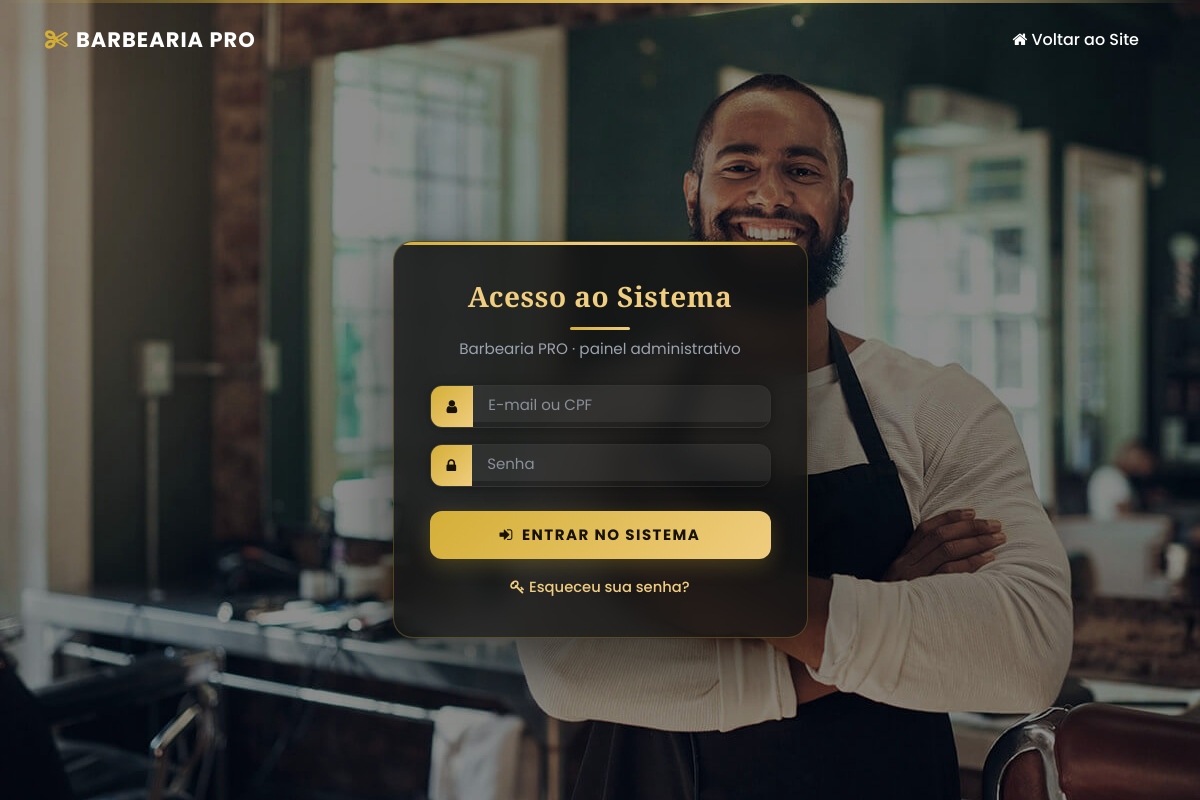
Page /sistema/index.php on the committed database.
### tables this page shows
CREATE TABLE `config` (
  `id` int(11) NOT NULL,
  `nome` varchar(50) NOT NULL,
  `email` varchar(50) NOT NULL,
  `telefone_fixo` varchar(20) DEFAULT NULL,
  `telefone_whatsapp` varchar(20) NOT NULL,
  `endereco` varchar(100) DEFAULT NULL,
  `logo` varchar(100) DEFAULT NULL,
  `icone` varchar(100) DEFAULT NULL,
  `logo_rel` varchar(100) DEFAULT NULL,
  `tipo_rel` varchar(10) DEFAULT NULL,
  `instagram` varchar(100) DEFAULT NULL,
  `tipo_comissao` varchar(25) NOT NULL,
  `texto_rodape` varchar(255) DEFAULT NULL,
  `img_banner_index` varchar(100) DEFAULT NULL,
  `texto_sobre` varchar(600) DEFAULT NULL,
  `imagem_sobre` varchar(100) DEFAULT NULL,
  `icone_site` varchar(100) NOT NULL,
  `mapa` varchar(1000) DEFAULT NULL,
  `texto_fidelidade` varchar(255) DEFAULT NULL,
  `quantidade_cartoes` int(11) NOT NULL,
  `texto_agendamento` varchar(30) DEFAULT NULL,
  `msg_agendamento` varchar(5) DEFAULT NULL,
  `segmento` varchar(20) NOT NULL DEFAULT 'barbearia'
);

### sistema/conexao.php (called while the page is built, shortened)
<?php
require_once(__DIR__ . '/tenant.php');
try {
    $pdo = new PDO("mysql:dbname=$banco;host=$servidor;port=$porta;charset=utf8", "$usuario", "$senha");
} catch (Exception $e) {
    if (getenv('SHOW_DB_ERROR') === '1') {
        echo 'Nao conectado ao Banco de Dados! <br><br>' . $e->getMessage();
    } else {
        echo 'Nao foi possivel conectar ao banco de dados. Verifique as configuracoes de conexao e se o banco foi importado.';
    }
    exit;
}
$nome_sistema      = 'Barbearia PRO';
$query = $pdo->query("SELECT * from config ");
if ($query) {
    $res = $query->fetchAll(PDO::FETCH_ASSOC);
    $total_reg = @count($res);
    if ($total_reg > 0) {
        $nome_sistema      = $res[0]['nome'];
        $img_banner_index  = $res[0]['img_banner_index'];
        $segmento          = (isset($res[0]['segmento']) && $res[0]['segmento'] !== '') ? $res[0]['segmento'] : 'barbearia';
    }
}
if (!function_exists('bb_aplicar_segmento')) {
    function bb_aplicar_segmento($seg)
    {
        global $nome_sistema_base, $img_banner_index_base, $imagem_sobre_base, $texto_sobre_base, $texto_rodape_base, $texto_agendamento_base;
        if (isset($nome_sistema_base) && $nome_sistema_base !== '') {
            $nome_sistema       = $nome_sistema_base;
            $img_banner_index   = $img_banner_index_base;
        }
        if ($seg !== 'salao') {
            return;
        }
    }
}
$nome_sistema_base      = $nome_sistema;
$img_banner_index_base  = $img_banner_index;
?>

### sistema/index.php (the view, shortened to what this page needs)
<?php
require_once("conexao.php");
 ?>
<!DOCTYPE html>
<html>
<head>
	<link rel="stylesheet" type="text/css" href="../css/bootstrap.css" />
	<link href="../css/font-awesome.min.css" rel="stylesheet" />
	<link rel="stylesheet" type="text/css" href="<?php echo ($segmento == 'salao') ? 'css/estilo-login-salao.css' : 'css/estilo-login.css'; ?>">
</head>
<body>
<div class="hero_area">
    <div class="hero_bg_box">
        <img src="../images/<?php echo $img_banner_index ?>" alt="">
    </div>
    <header class="header_section">
        <div class="container">
            <nav class="navbar navbar-expand-lg custom_nav-container">
                <a class="navbar-brand" href="../index.php"><?php echo $nome_sistema ?></a>
                <div class="ml-auto">
                    <a title="Voltar para o Site" class="nav-link text-white" href="../index.php">
                        <i class="fa fa-home" aria-hidden="true"></i> Voltar ao Site
                    </a>
                </div>
            </nav>
        </div>
    </header>
    <section class="login_section">
        <div class="container">
            <div class="row justify-content-center align-items-center min-vh-100">
                <div class="col-md-6 col-lg-5">
                    <div class="login_container">
                        <div class="login_form">
                            <div class="heading_container text-center mb-4">
                                 <h2 class="text-white">Acesso ao Sistema</h2>
                                 <p class="text-white-50">
                                     <?php echo htmlspecialchars($nome_sistema) ?> · painel administrativo
                                 </p>
                             </div>
                            <form accept-charset="UTF-8" role="form" action="autenticar.php" method="post">
                                <div class="form-group mb-3">
                                    <div class="input-group">
                                        <div class="input-group-prepend">
                                            <span class="input-group-text">
                                                <i class="fa fa-user"></i>
                                            </span>
                                        </div>
                                        <input class="form-control" placeholder="E-mail ou CPF" name="email" type="text" required>
                                    </div>
                                </div>
                                <div class="form-group mb-4">
                                    <div class="input-group">
                                        <div class="input-group-prepend">
                                            <span class="input-group-text">
                                                <i class="fa fa-lock"></i>
                                            </span>
                                        </div>
                                        <input class="form-control" placeholder="Senha" name="senha" type="password" required>
                                    </div>
                                </div>
                                <button class="btn btn-login btn-block mb-3" type="submit">
                                    <i class="fa fa-sign-in mr-2"></i>Entrar no Sistema
                                </button>
                            <?php echo bb_csrf_field(); ?></form>
                            <div class="text-center">
                                <a class="recuperar-link" href="" data-toggle="modal" data-target="#exampleModal">
                                    <i class="fa fa-key mr-1"></i>Esqueceu sua senha?
                                </a>
                            </div>
                        </div>
                    </div>
                </div>
            </div>
        </div>
    </section>
</div>
</body>
</html>

### sistema/css/estilo-login.css (style rules this page uses)
:root { --gold: #D4AF37; --gold-light: #F0CD7F; --gold-dark: #8a6d1f; --bg: #070707; --card: rgba(20, 20, 20, 0.82); --text: #e8e8e8; --text-muted: #9ca3af; }
* { box-sizing: border-box; }
body { font-family: "Poppins", sans-serif; color: var(--text); background-color: var(--bg); overflow: hidden; margin: 0; padding: 0; height: 100vh; }
.hero_area { position: relative; height: 100vh; display: flex; flex-direction: column; overflow: hidden; }
.hero_area .hero_bg_box { position: absolute; top: 0; left: 0; width: 100%; height: 100%; overflow: hidden; z-index: -1; }
.hero_area .hero_bg_box img { width: 100%; height: 100%; object-fit: cover; object-position: center center; filter: brightness(0.55) saturate(1.1); }
.hero_area .hero_bg_box::before { content: ""; position: absolute; top: 0; left: 0; width: 100%; height: 100%; background: linear-gradient(to right, rgba(7, 7, 7, 0.96), rgba(7, 7, 7, 0.72)); }
.hero_area .hero_bg_box::after { content: ""; position: absolute; top: 0; left: 0; width: 100%; height: 3px; background: linear-gradient(90deg, transparent, var(--gold), var(--gold-light), transparent); opacity: 0.9; z-index: 2; }
.header_section { padding: 18px 0; position: relative; z-index: 10; }
.navbar-brand { color: #ffffff !important; font-weight: 700; font-size: 21px; text-transform: uppercase; letter-spacing: 1px; text-decoration: none; display: inline-flex; align-items: center; gap: 8px; transition: color 0.3s ease; }
.navbar-brand::before { content: "\f0c4"; font-family: "FontAwesome"; color: var(--gold); font-size: 22px; }
.custom_nav-container { padding: 0; }
.nav-link { color: #ffffff !important; text-decoration: none; font-weight: 500; transition: all 0.3s; }
.login_section { flex: 1; display: flex; align-items: center; justify-content: center; padding: 0; position: relative; z-index: 10; overflow: hidden; }
.min-vh-100 { height: calc(100vh - 90px); overflow: hidden; }
.login_container { width: 100%; max-width: 450px; margin: 0 auto; padding: 0 15px; }
.login_form { background: var(--card); border-radius: 20px; padding: 38px 36px; box-shadow: 0 25px 60px rgba(0, 0, 0, 0.55), inset 0 1px 0 rgba(255, 255, 255, 0.06); backdrop-filter: blur(14px); -webkit-backdrop-filter: blur(14px); border: 1px solid rgba(212, 175, 55, 0.28); max-height: 82vh; overflow: hidden; position: relative; }
.login_form::before { content: ""; position: absolute; top: 0; left: 0; right: 0; height: 3px; background: linear-gradient(90deg, var(--gold), var(--gold-light), var(--gold)); border-radius: 20px 20px 0 0; }
.heading_container h2 { color: var(--gold-light) !important; font-family: "Playfair Display", "Poppins", serif; font-weight: 700; font-size: 1.75rem; margin-bottom: 8px; letter-spacing: 0.5px; }
.heading_container h2::after { content: ""; display: block; width: 60px; height: 3px; margin: 14px auto 0; background: linear-gradient(90deg, var(--gold), var(--gold-light)); border-radius: 2px; }
.heading_container p { color: var(--text-muted) !important; font-size: 0.95rem; margin-bottom: 0; }
.form-group { margin-bottom: 16px; }
.input-group { border-radius: 12px; overflow: hidden; box-shadow: 0 2px 12px rgba(0, 0, 0, 0.35); transition: box-shadow 0.3s ease, border-color 0.3s ease; border: 1px solid rgba(255, 255, 255, 0.08); }
.input-group-text { background: linear-gradient(135deg, var(--gold), var(--gold-light)); color: #171204; border: none; padding: 13px 16px; font-size: 15px; }
.form-control { border: none; padding: 13px 16px; font-size: 15px; background: rgba(255, 255, 255, 0.06); color: var(--text); transition: all 0.3s; }
.form-control::placeholder { color: #8b8f98; }
.btn-login { background: linear-gradient(135deg, var(--gold), var(--gold-light)); color: #171204; border: none; padding: 13px 20px; font-size: 15px; font-weight: 700; border-radius: 12px; transition: all 0.3s; text-transform: uppercase; letter-spacing: 1.5px; box-shadow: 0 6px 20px rgba(212, 175, 55, 0.25); }
.recuperar-link { color: var(--gold-light); text-decoration: none; font-weight: 500; font-size: 0.92rem; transition: all 0.3s; }
.text-white-50 { color: rgba(255, 255, 255, 0.75) !important; }
.mb-3 { margin-bottom: 1rem !important; }
.mb-4 { margin-bottom: 1.5rem !important; }
.mr-1 { margin-right: 0.25rem !important; }
.mr-2 { margin-right: 0.5rem !important; }

### rows in the picture
config: img_banner_index (picture), nome "BARBEARIA PRO", nome "Barbearia PRO"
